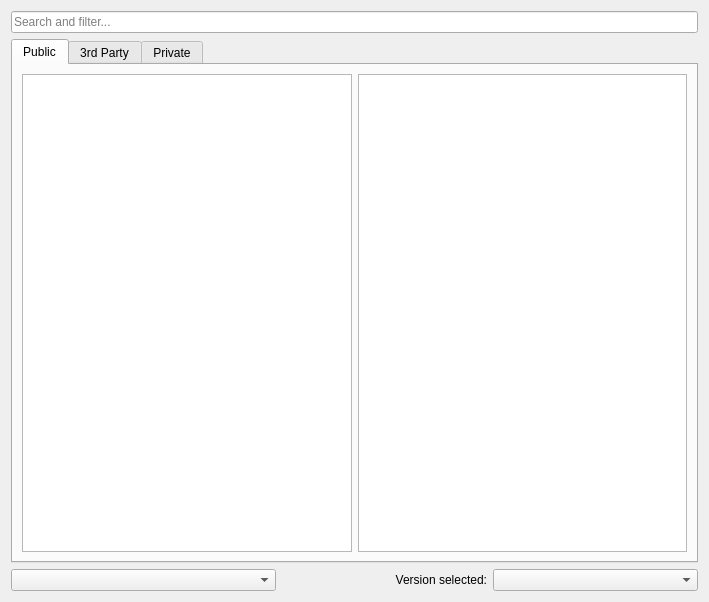
<?xml version="1.0" encoding="UTF-8"?>
<ui version="4.0">
 <class>LegacyFTB::Page</class>
 <widget class="QWidget" name="LegacyFTB::Page">
  <property name="geometry">
   <rect>
    <x>0</x>
    <y>0</y>
    <width>709</width>
    <height>602</height>
   </rect>
  </property>
  <layout class="QVBoxLayout" name="verticalLayout">
   <item>
    <layout class="QHBoxLayout" name="horizontalLayout">
     <item>
      <widget class="QLineEdit" name="searchEdit">
       <property name="placeholderText">
        <string>Search and filter...</string>
       </property>
       <property name="clearButtonEnabled">
        <bool>true</bool>
       </property>
      </widget>
     </item>
    </layout>
   </item>
   <item>
    <widget class="QTabWidget" name="tabWidget">
     <property name="currentIndex">
      <number>0</number>
     </property>
     <widget class="QWidget" name="tab">
      <attribute name="title">
       <string>Public</string>
      </attribute>
      <layout class="QGridLayout" name="gridLayout">
       <item row="0" column="0">
        <widget class="QTreeView" name="publicPackList">
         <property name="maximumSize">
          <size>
           <width>16777215</width>
           <height>16777215</height>
          </size>
         </property>
         <property name="alternatingRowColors">
          <bool>true</bool>
         </property>
            <property name="verticalScrollMode">
                <enum>QAbstractItemView::ScrollPerPixel</enum>
            </property>
        </widget>
       </item>
       <item row="0" column="1">
        <widget class="QTextBrowser" name="publicPackDescription">
         <property name="openExternalLinks">
          <bool>true</bool>
         </property>
        </widget>
       </item>
      </layout>
     </widget>
     <widget class="QWidget" name="tab_2">
      <attribute name="title">
       <string>3rd Party</string>
      </attribute>
      <layout class="QGridLayout" name="gridLayout_3">
       <item row="0" column="1">
        <widget class="QTextBrowser" name="thirdPartyPackDescription">
         <property name="openExternalLinks">
          <bool>true</bool>
         </property>
        </widget>
       </item>
       <item row="0" column="0">
        <widget class="QTreeView" name="thirdPartyPackList">
         <property name="maximumSize">
          <size>
           <width>16777215</width>
           <height>16777215</height>
          </size>
         </property>
         <property name="alternatingRowColors">
          <bool>true</bool>
         </property>
            <property name="verticalScrollMode">
                <enum>QAbstractItemView::ScrollPerPixel</enum>
            </property>
        </widget>
       </item>
      </layout>
     </widget>
     <widget class="QWidget" name="tab_3">
      <attribute name="title">
       <string>Private</string>
      </attribute>
      <layout class="QGridLayout" name="gridLayout_2">
       <item row="0" column="0">
        <widget class="QTreeView" name="privatePackList">
         <property name="maximumSize">
          <size>
           <width>16777215</width>
           <height>16777215</height>
          </size>
         </property>
         <property name="alternatingRowColors">
          <bool>true</bool>
         </property>
            <property name="verticalScrollMode">
                <enum>QAbstractItemView::ScrollPerPixel</enum>
         </property>
        </widget>
       </item>
       <item row="1" column="0">
        <widget class="QPushButton" name="addPackBtn">
         <property name="text">
          <string>Add pack</string>
         </property>
        </widget>
       </item>
       <item row="2" column="0">
        <widget class="QPushButton" name="removePackBtn">
         <property name="text">
          <string>Remove selected pack</string>
         </property>
        </widget>
       </item>
       <item row="0" column="1" rowspan="3">
        <widget class="QTextBrowser" name="privatePackDescription">
         <property name="openExternalLinks">
          <bool>true</bool>
         </property>
        </widget>
       </item>
      </layout>
     </widget>
    </widget>
   </item>
   <item>
    <layout class="QHBoxLayout" name="horizontalLayout_2">
     <item>
      <widget class="QComboBox" name="sortByBox">
       <property name="minimumSize">
        <size>
         <width>265</width>
         <height>0</height>
        </size>
       </property>
      </widget>
     </item>
     <item>
      <widget class="QLabel" name="label">
       <property name="text">
        <string>Version selected:</string>
       </property>
       <property name="alignment">
        <set>Qt::AlignRight|Qt::AlignTrailing|Qt::AlignVCenter</set>
       </property>
      </widget>
     </item>
     <item>
      <widget class="QComboBox" name="versionSelectionBox"/>
     </item>
    </layout>
   </item>
  </layout>
 </widget>
 <resources/>
 <connections/>
</ui>
